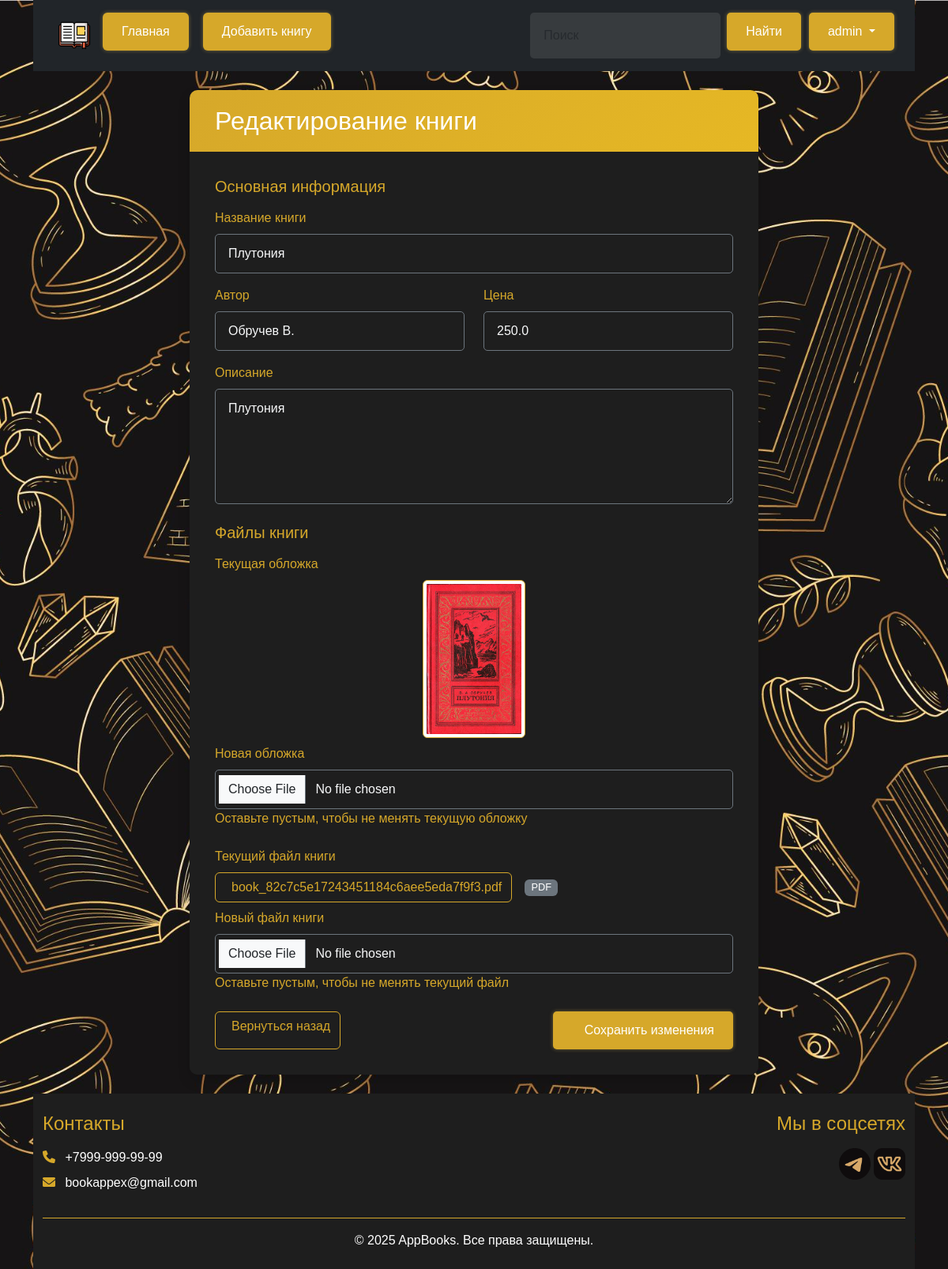
/book/2/edit (signed in), run on the app's committed database.
### models.py (models this page shows)
class Books(db.Model):
    id = db.Column(db.Integer, primary_key = True)
    Title = db.Column(db.String(100), nullable = False)
    Cover = db.Column(db.String(100), nullable = False)
    Author = db.Column(db.String(100), nullable = False)
    About = db.Column(db.Text, nullable = False)
    File_path = db.Column(db.String(100), nullable = False)
    Cost = db.Column(db.Float, nullable = False)
    @property
    def cover_url(self):
        clean_path = self.Cover.replace('\\', '/')
        return url_for('static', filename=f'uploads/{clean_path}')
    @property
    def book_file_url(self):
        clean_path = self.File_path.replace('\\', '/')
        return url_for('static', filename=f'uploads/{clean_path}')

### BooksApp.py (the view, shortened to what this page needs)
@app.route("/book/<int:id>/edit", methods=['POST', 'GET'])
@admin_required
def BookUpdate(id):
    book = Books.query.get_or_404(id)
    return render_template('Book_edit.html',
                         book=book,
                         username=session.get('username'),
                         admin = adm())

### BooksApp.py (called while the page is built)
def login_required(f):
    @wraps(f)
    def decorated(*args, **kwargs):
        if 'username' not in session:
            flash('Требуется авторизация', 'error')
            return redirect(url_for('Log_in'))
        return f(*args, **kwargs)
    return decorated

def admin_required(f):
    @wraps(f)
    @login_required
    def decorated(*args, **kwargs):
        user = Authorization.query.filter_by(Name=session['username']).first()
        if user.Rank != 'Admin':
            abort(403)  # Forbidden
        return f(*args, **kwargs)
    return decorated

def adm():
    username=session.get('username')
    if 'username' not in session:
        return False
    user = Authorization.query.filter_by(Name=username).first()
    if user.Rank == 'Admin':
       return True
    return False

### templates/Book_edit.html (shortened to what this page needs)
{% extends 'base.html' %}
{% block body %}
<div class="container mt-4">
    <div class="row justify-content-center">
        <div class="col-lg-8">
            <div class="card shadow border-0">
                <div class="card-header bg-primary text-white">
                    <h2 class="mb-0">Редактирование книги</h2>
                </div>
                <div class="card-body bg-dark text-light">
                <div class="card-body bg-dark text-light">
                    <form method="post" enctype="multipart/form-data">
                        <div class="mb-4">
                            <h5 class="text-gold mb-3">Основная информация</h5>
                            <div class="mb-3">
                                <label for="title" class="form-label">Название книги</label>
                                <input type="text" class="form-control bg-dark text-light border-secondary"
                                       id="title" name="title" value="{{ book.Title }}" required>
                            </div>
                            <div class="row">
                                <div class="col-md-6 mb-3">
                                    <label for="author" class="form-label">Автор</label>
                                    <input type="text" class="form-control bg-dark text-light border-secondary"
                                           id="author" name="author" value="{{ book.Author }}" required>
                                </div>
                                <div class="col-md-6 mb-3">
                                    <label for="cost" class="form-label">Цена</label>
                                    <input type="number" step="0.01" min="0"
                                           class="form-control bg-dark text-light border-secondary"
                                           id="cost" name="cost" value="{{ book.Cost }}" required>
                                </div>
                            </div>
                            <div class="mb-3">
                                <label for="about" class="form-label">Описание</label>
                                <textarea class="form-control bg-dark text-light border-secondary"
                                          id="about" name="about" rows="5" required>{{ book.About }}</textarea>
                            </div>
                        </div>
                        <div class="mb-4">
                            <h5 class="text-gold mb-3">Файлы книги</h5>
                            <div class="mb-4">
                                <label class="form-label d-block">Текущая обложка</label>
                                <div class="text-center mb-2">
                                    <img src="{{ book.cover_url }}" class="img-thumbnail border-gold" style="max-height: 200px;">
                                </div>
                                <label for="cover" class="form-label">Новая обложка</label>
                                <input type="file" class="form-control bg-dark text-light border-secondary"
                                       id="cover" name="cover" accept="image/*">
                                <div class="text-gold">Оставьте пустым, чтобы не менять текущую обложку</div>
                            </div>
                            <div class="mb-3">
                                <label class="form-label d-block">Текущий файл книги</label>
                                <div class="d-flex align-items-center mb-2">
                                    <a href="{{ book.book_file_url }}" class="btn btn-outline-gold me-3">
                                        {{ book.File_path.split('/')[-1] }}
                                    </a>
                                    <span class="badge bg-secondary">{{ book.File_path.split('.')[-1]|upper }}</span>
                                </div>
                                <label for="book_file" class="form-label">Новый файл книги</label>
                                <input type="file" class="form-control bg-dark text-light border-secondary"
                                       id="book_file" name="book_file">
                                <div class="text-gold">Оставьте пустым, чтобы не менять текущий файл</div>
                            </div>
                        </div>
                        <div class="d-flex justify-content-between mt-4">
                            <a href="{{ url_for('book_detail', id=book.id) }}" class="btn btn-outline-gold">
                                Вернуться назад
                            </a>
                            <button type="submit" class="btn btn-gold">
                                Сохранить изменения
                            </button>
                        </div>
                    </form>
                </div>
            </div>
        </div>
    </div>
</div>
{% endblock %}

### static/css/main.css (style rules this page uses)
:root { --primary-color: #d6a82a; --primary-hover: #e6b824; --text-color: white; --shadow: 0 0 5px rgba(195, 167, 77, 0.5); --shadow-hover: 0 0 15px rgba(195, 167, 77, 0.8); --success-color: #0f9b22; --success-hover: #2ad641; --error-color: #ffca2c; --error-bg: rgba(255, 202, 44, 0.1); --dark-bg: #1e1e1e; --darker-bg: #161415; --gold-gradient: linear-gradient(135deg, var(--primary-color) 0%, var(--primary-hover) 100%); }
body { margin: 0; padding: 0; min-height: 100vh; font-family: 'Arial', sans-serif; display: flex; flex-direction: column; background: url(/static/image/background.jpg) center/cover no-repeat fixed, rgb(255, 255, 255); }
.card { border: none; border-radius: 10px; overflow: hidden; background-color: var(--dark-bg); color: var(--text-color); transition: all 0.3s ease; margin-bottom: 1.5rem; }
.card-header { background: linear-gradient(135deg, var(--primary-color) 0%, var(--primary-hover) 100%); border-bottom: none; padding: 1.25rem 1.5rem; }
.text-gold { color: var(--primary-color); }
.border-gold { border-color: var(--primary-color) !important; }
.bg-dark { background-color: var(--dark-bg) !important; }
.button-custom, .link-custom, .btn-gold, .btn-primary { display: inline-flex; align-items: center; justify-content: center; gap: 0.5rem; padding: 0.75rem 1.5rem; border-radius: 5px; font-size: 1rem; font-weight: 500; cursor: pointer; transition: all 0.3s ease; text-decoration: none; border: none; background-color: var(--primary-color); color: var(--text-color); box-shadow: var(--shadow); }
.btn-outline-gold { background-color: transparent; border: 1px solid var(--primary-color); color: var(--primary-color); }
.form-label { display: block; font-weight: 500; margin-bottom: 0.5rem; color: var(--primary-color); }
.form-control { width: 100%; padding: 0.75rem 1rem; border-radius: 5px; transition: all 0.3s ease; background-color: rgba(255, 255, 255, 0.1); border: 1px solid rgba(255, 255, 255, 0.2); color: var(--text-color); }
.badge { font-size: 0.8rem; font-weight: 500; }

### templates/base.html (style rules this page uses)
:root { --primary-color: #d6a82a; --primary-hover: #e6b824; --text-color: white; --shadow: 0 0 5px rgba(195, 167, 77, 0.5); --shadow-hover: 0 0 15px rgba(195, 167, 77, 0.8); }
html, body { height: 100%; margin: 0; }
body { display: flex; flex-direction: column; min-height: 100vh; font-family: 'Arial', sans-serif; }
body { font-family: 'Arial', sans-serif; }

### data on the page
Books: title "Плутония", author "Обручев В.", cost "250.0", about "Плутония", cover_url (picture), File_path "book_82c7c5e17243451184c6aee5eda7f9f3.pdf", File_path "PDF"

### other printed values
{{ username }} "admin"
